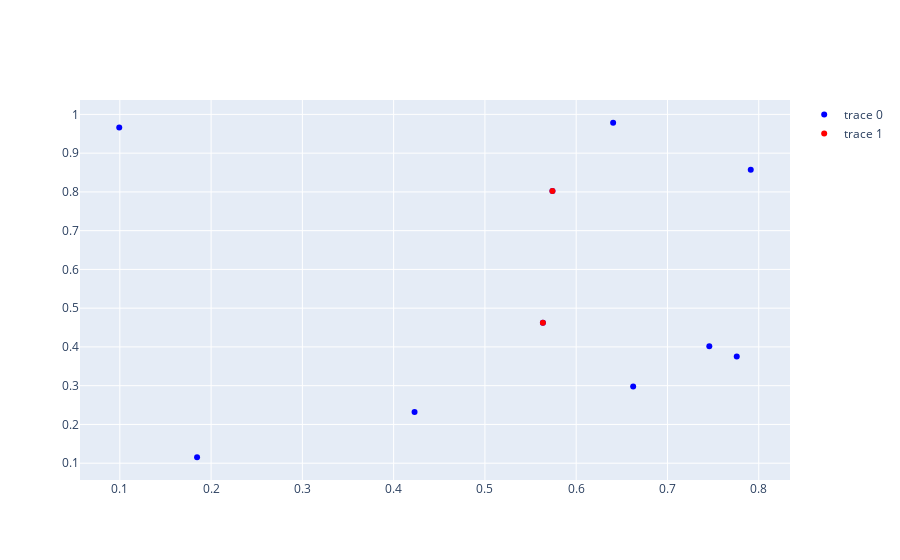

Here is the notebook cell this chart was saved with:
### Code cell
import plotly.graph_objects as go

def plot_deepest(df, depths, n=1):
    fig = go.Figure(data=[
        go.Scatter(x=df['A'], y=df['B'], mode='markers', marker_color='blue'),
        go.Scatter(x=df.loc[depths.index[0: n], :]['A'], y=df.loc[depths.index[0: n], :]['B'], mode='markers', 
                  marker_color='red')
    ]).show()
    
plot_deepest(df, depths, 2)

### Figure 1 — Plotly figure (JSON) as saved in the notebook; plotly's stock layout.template omitted (floating-point values rounded to 4 significant figures)
{"data": [{"marker": {"color": "blue"}, "mode": "markers", "type": "scatter", "x": [0.7458, 0.7759, 0.5635, 0.6405, 0.09936, 0.1846, 0.4229, 0.574, 0.7912, 0.6624], "y": [0.4015, 0.3755, 0.4625, 0.9785, 0.9661, 0.1153, 0.2324, 0.8021, 0.8572, 0.2977]}, {"marker": {"color": "red"}, "mode": "markers", "type": "scatter", "x": [0.5635, 0.574], "y": [0.4625, 0.8021]}], "layout": {}}
